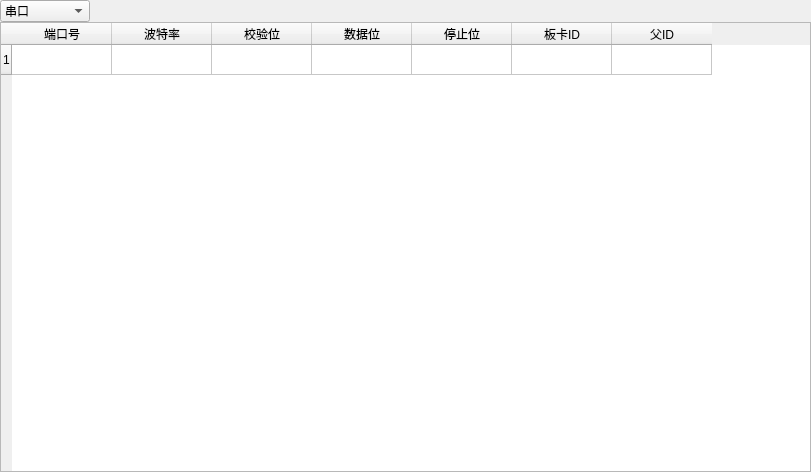
<?xml version="1.0" encoding="UTF-8"?>
<ui version="4.0">
 <class>ConnectionConfigPage</class>
 <widget class="QWidget" name="ConnectionConfigPage">
  <property name="geometry">
   <rect>
    <x>0</x>
    <y>0</y>
    <width>811</width>
    <height>472</height>
   </rect>
  </property>
  <layout class="QVBoxLayout" name="verticalLayout">
   <property name="spacing">
    <number>0</number>
   </property>
   <property name="leftMargin">
    <number>0</number>
   </property>
   <property name="topMargin">
    <number>0</number>
   </property>
   <property name="rightMargin">
    <number>0</number>
   </property>
   <property name="bottomMargin">
    <number>0</number>
   </property>
   <item>
    <layout class="QHBoxLayout" name="horizontalLayout">
     <item>
      <widget class="QComboBox" name="comboBoxcommiute">
       <property name="minimumSize">
        <size>
         <width>90</width>
         <height>0</height>
        </size>
       </property>
       <item>
        <property name="text">
         <string>串口</string>
        </property>
       </item>
       <item>
        <property name="text">
         <string>网口</string>
        </property>
       </item>
      </widget>
     </item>
     <item>
      <spacer name="horizontalSpacer">
       <property name="orientation">
        <enum>Qt::Orientation::Horizontal</enum>
       </property>
       <property name="sizeHint" stdset="0">
        <size>
         <width>40</width>
         <height>20</height>
        </size>
       </property>
      </spacer>
     </item>
    </layout>
   </item>
   <item>
    <widget class="QStackedWidget" name="stackedWidget">
     <property name="currentIndex">
      <number>0</number>
     </property>
     <widget class="QWidget" name="pageSerial">
      <layout class="QVBoxLayout" name="verticalLayoutSerial">
       <property name="leftMargin">
        <number>0</number>
       </property>
       <property name="topMargin">
        <number>0</number>
       </property>
       <property name="rightMargin">
        <number>0</number>
       </property>
       <property name="bottomMargin">
        <number>0</number>
       </property>
       <item>
        <widget class="QTableWidget" name="serialTable">
         <property name="rowCount">
          <number>1</number>
         </property>
         <property name="columnCount">
          <number>7</number>
         </property>
         <row/>
         <column>
          <property name="text">
           <string>端口号</string>
          </property>
         </column>
         <column>
          <property name="text">
           <string>波特率</string>
          </property>
         </column>
         <column>
          <property name="text">
           <string>校验位</string>
          </property>
         </column>
         <column>
          <property name="text">
           <string>数据位</string>
          </property>
         </column>
         <column>
          <property name="text">
           <string>停止位</string>
          </property>
         </column>
         <column>
          <property name="text">
           <string>板卡ID</string>
          </property>
         </column>
         <column>
          <property name="text">
           <string>父ID</string>
          </property>
         </column>
        </widget>
       </item>
      </layout>
     </widget>
     <widget class="QWidget" name="pageEthernet">
      <layout class="QFormLayout" name="formLayoutEthernet">
       <item row="0" column="0">
        <widget class="QLabel" name="labelIp">
         <property name="text">
          <string>IP 地址</string>
         </property>
        </widget>
       </item>
       <item row="0" column="1">
        <widget class="QLineEdit" name="lineEditIp">
         <property name="text">
          <string>192.168.1.100</string>
         </property>
        </widget>
       </item>
       <item row="1" column="0">
        <widget class="QLabel" name="labelPort">
         <property name="text">
          <string>端口</string>
         </property>
        </widget>
       </item>
       <item row="1" column="1">
        <widget class="QLineEdit" name="lineEditPort">
         <property name="text">
          <string>502</string>
         </property>
        </widget>
       </item>
       <item row="2" column="1">
        <widget class="QLabel" name="labelTip">
         <property name="text">
          <string>当前已接入 TCP Socket 连接骨架，后续可继续扩展 UDP 或完整业务会话管理。</string>
         </property>
         <property name="wordWrap">
          <bool>true</bool>
         </property>
        </widget>
       </item>
      </layout>
     </widget>
    </widget>
   </item>
  </layout>
 </widget>
 <resources/>
 <connections/>
</ui>
